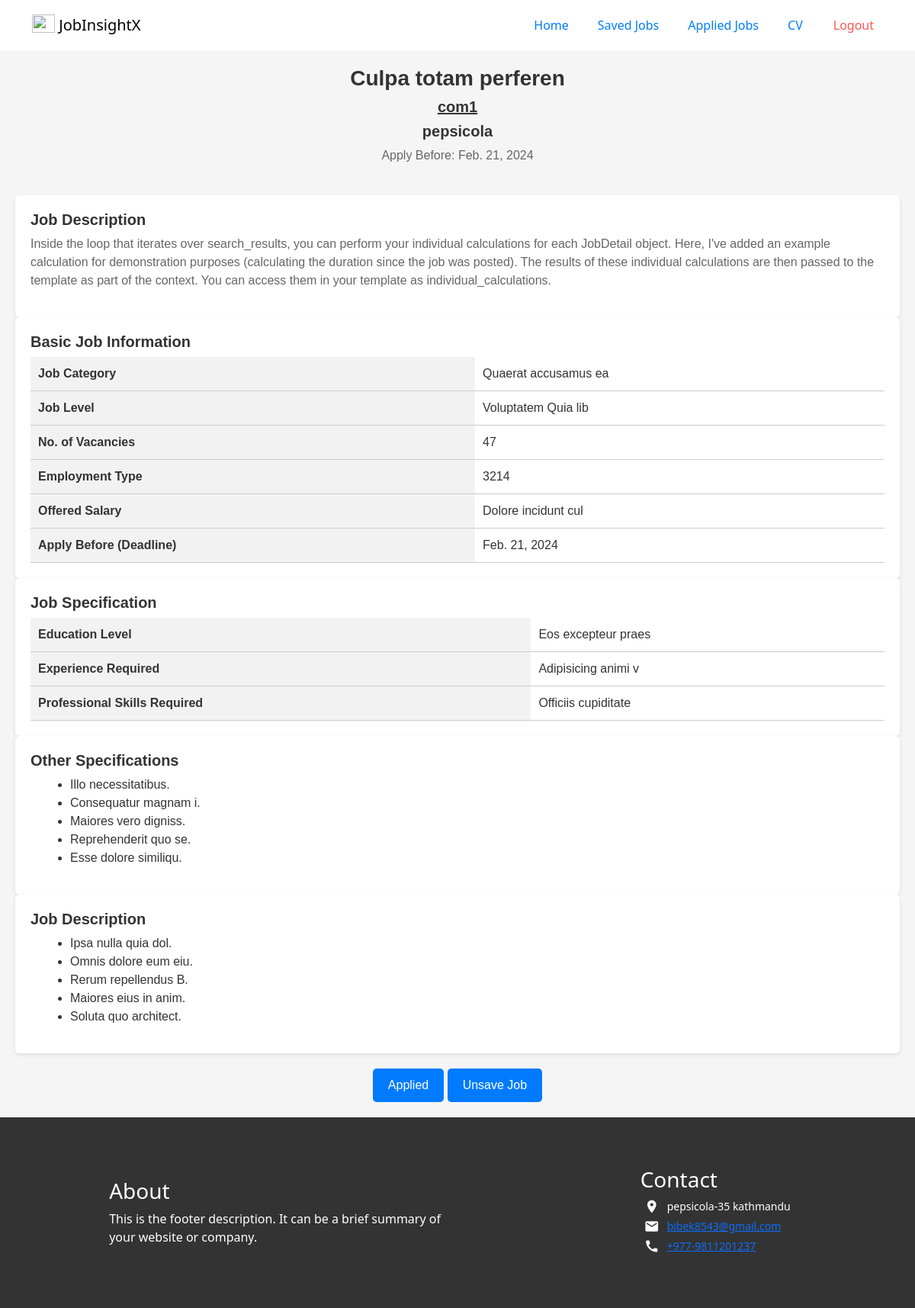
The page /view-job/4/ (signed in) on the database its author committed.
### jobapp/models.py (models this page shows, shortened)
class JobDetail(models.Model):
    employer = models.ForeignKey(User, on_delete = models.CASCADE)
    position = models.CharField(max_length = 100)
    address = models.CharField(max_length = 100)
    description = models.TextField()
    website = models.CharField(max_length = 256)
    category = models.CharField(max_length = 150)
    level = models.CharField(max_length = 100)
    number_vacancy = models.IntegerField()
    emp_type = models.CharField(max_length = 150)
    salary = models.CharField(max_length= 150)
    date = models.DateField()
    edu_level = models.CharField(max_length = 150)
    exp_req = models.CharField(max_length = 150)
    skill_req = models.CharField(max_length = 200)
    job_desc1 = models.CharField(max_length = 200)
    job_desc2 = models.CharField(max_length = 200)
    job_desc3 = models.CharField(max_length = 200)
    job_desc4 = models.CharField(max_length = 200)
    job_desc5 = models.CharField(max_length = 200)
    other_spec1 = models.CharField(max_length = 256)
    other_spec2 = models.CharField(max_length = 256)
    other_spec3 = models.CharField(max_length = 256)
    other_spec4 = models.CharField(max_length = 256)
    other_spec5 = models.CharField(max_length = 256)

### accounts/models.py (models this page shows)
class CustomUser(AbstractUser):
    username = None
    name = models.CharField(max_length=256)
    phone_num = models.BigIntegerField(null=True, blank= True)
    email = models.EmailField(unique=True, blank=False, error_messages={'unique':'A user with this mail already exists, Please try another email.'})
    account = models.CharField(choices=ACCOUNT_TYPE, max_length=1)
    gender = models.CharField(choices=GENDER, max_length=1)
    USERNAME_FIELD = 'email'
    REQUIRED_FIELDS = []
    def __str__(self):
        return self.name
    objects = CustomUserManager()

### jobapp/views.py (the view)
# urls.py: path('view-job/<int:job_id>/', views.job_view, name ='view_job'),
def job_view(request, job_id):
    current_user = request.user
    job_detail = get_object_or_404(JobDetail, id=job_id)
    employer = job_detail.employer
    user_account_type = current_user.account
    print(employer)
    saved_jobs = SavedJobs.objects.filter(user=current_user)
    saved_job_ids = list(saved_jobs.values_list('job_id', flat=True))
    applied_jobs = AppliedJobs.objects.filter(user=current_user)
    applied_job_ids = list(applied_jobs.values_list('job_id', flat=True))
    context = {
        'job_detail': job_detail,
        'employer':employer,
        'user_account_type':user_account_type,
        'saved_job_ids': saved_job_ids,
        'applied_job_ids': applied_job_ids
    }
    return render (request, 'jobapp/job_view_detail.html', context)

### jobapp/context_processors.py (called while the page is built)
def user_type_processor(request):
    user_type = None
    if request.user.is_authenticated:
        user_type = request.user.account
    return {'user_type': user_type}

### templates/jobapp/job_view_detail.html
{% extends 'base.html' %} {% load static %} {% block extra_styles %}
<link rel="stylesheet" href="{% static 'css/jobapp/job_view_detail.css' %}" />
{% endblock %} {% block content %} {% if job_detail %}
<div class="body-container">
  <header>
    <h1>{{job_detail.position}}</h1>
    <h2><a href="{{job_detail.website}}">{{employer}}</a></h2>
    <h2>pepsicola</h2>
    <p>Apply Before: {{job_detail.date}}</p>
  </header>
  <section class="job-description">
    <h2>Job Description</h2>
    <p>{{job_detail.description}}</p>
  </section>
  <section class="basic-info">
    <h2>Basic Job Information</h2>
    <table>
      <tr>
        <th>Job Category</th>
        <td>{{job_detail.category}}</td>
      </tr>
      <tr>
        <th>Job Level</th>
        <td>{{job_detail.level}}</td>
      </tr>
      <tr>
        <th>No. of Vacancies</th>
        <td>{{job_detail.number_vacancy}}</td>
      </tr>
      <tr>
        <th>Employment Type</th>
        <td>{{job_detail.emp_type}}</td>
      </tr>
      <tr>
        <th>Offered Salary</th>
        <td>{{job_detail.salary}}</td>
      </tr>
      <tr>
        <th>Apply Before (Deadline)</th>
        <td>{{job_detail.date}}</td>
      </tr>
    </table>
  </section>
  <section class="job-specification">
    <h2>Job Specification</h2>
    <table>
      <tr>
        <th>Education Level</th>
        <td>{{job_detail.edu_level}}</td>
      </tr>
      <tr>
        <th>Experience Required</th>
        <td>{{job_detail.exp_req}}</td>
      </tr>
      <tr>
        <th>Professional Skills Required</th>
        <td>{{job_detail.skill_req}}</td>
      </tr>
    </table>
  </section>
  <section class="other-specification">
    <h2>Other Specifications</h2>
    <ul>
      <li>{{job_detail.other_spec1}}.</li>
      <li>{{job_detail.other_spec2}}.</li>
      <li>{{job_detail.other_spec3}}.</li>
      <li>{{job_detail.other_spec4}}.</li>
      <li>{{job_detail.other_spec5}}.</li>
    </ul>
  </section>
  <section class="other-specification">
    <h2>Job Description</h2>
    <ul>
      <li>{{job_detail.job_desc1}}.</li>
      <li>{{job_detail.job_desc2}}.</li>
      <li>{{job_detail.job_desc3}}.</li>
      <li>{{job_detail.job_desc4}}.</li>
      <li>{{job_detail.job_desc5}}.</li>
    </ul>
  </section>
  <div class="buttons">
    {% if user_account_type == '1' %}
    {% if job_detail.id not in applied_job_ids %}
      <a href="{% url 'apply_job' job_id=job_detail.id %}">
        <button class="apply-button">Apply Now</button>
      </a>
    {% else %}
      <button class="apply-button">Applied</button>
    {% endif %}
    {% if job_detail.id in saved_job_ids %}
      <a href="{% url 'save_job' job_id=job_detail.id %}">
        <button class="save-button">Unsave Job</button>
      </a>
    {% else %}
      <a href="{% url 'save_job' job_id=job_detail.id %}">
        <button class="save-button">Save Job</button>
      </a>
    {% endif %}
  {% elif user_account_type == '2' %}
    <a href="{% url 'view_job_edit' job_id=job_detail.id %}">
      <button class="update-button">Update Job</button>
    </a>
  {% endif %}
  </div>
</div>
{% else %}
<h2>Something went wrong please try again the searched didnt appear</h2>
{% endif %} {% endblock %}

### static/css/base.css (style rules this page uses)
body { background-color: #f5f5f5; color: #333; }

### static/css/jobapp/job_view_detail.css (style rules this page uses)
.body-container { font-family: sans-serif; max-width: 1250px; background-color: #f5f5f5; margin: 20px; }
header { text-align: center; margin-bottom: 40px; }
h1 { font-size: 28px; font-weight: bold; color: #333; }
h2 { font-size: 20px; font-weight: bold; color: #333; }
h2 a { font-size: 20px; font-weight: bold; color: #333; }
p { font-size: 16px; color: #666; }
section { background-color: #fff; padding: 20px; border-radius: 5px; box-shadow: 0px 2px 5px rgba(0, 0, 0, 0.1); }
table { width: 100%; border-collapse: collapse; }
th, td { padding: 10px; text-align: left; border-bottom: 1px solid #ccc; }
th { background-color: #f2f2f2; font-weight: bold; }
ul { list-style: disc; margin-left: 20px; }
.buttons { text-align: center; margin-top: 20px; }
.apply-button, .save-button, .update-button { background-color: #007bff; color: #fff; border: none; padding: 10px 20px; border-radius: 5px; cursor: pointer; transition: background-color 0.2s ease-in-out; }

### rows shown on the page
JobDetail: position "Culpa totam perferen", date "Feb. 21, 2024", description "Inside the loop that iterates over search_results, you can perform your individual calculations for each JobDetail object. Here, I've added an example calculation for demonstration purposes (calculating the duration since the job was posted). The results of these individual calculations are then passed to the template as part of the context. You can access them in your template as individual_calculations.", category "Quaerat accusamus ea", level "Voluptatem Quia lib", number_vacancy "47", emp_type "3214", salary "Dolore incidunt cul", edu_level "Eos excepteur praes", exp_req "Adipisicing animi v", skill_req "Officiis cupiditate", other_spec1 "Illo necessitatibus", other_spec2 "Consequatur magnam i", other_spec3 "Maiores vero digniss", other_spec4 "Reprehenderit quo se", other_spec5 "Esse dolore similiqu", job_desc1 "Ipsa nulla quia dol", job_desc2 "Omnis dolore eum eiu", job_desc3 "Rerum repellendus B", job_desc4 "Maiores eius in anim", job_desc5 "Soluta quo architect"
CustomUser: name "com1"
